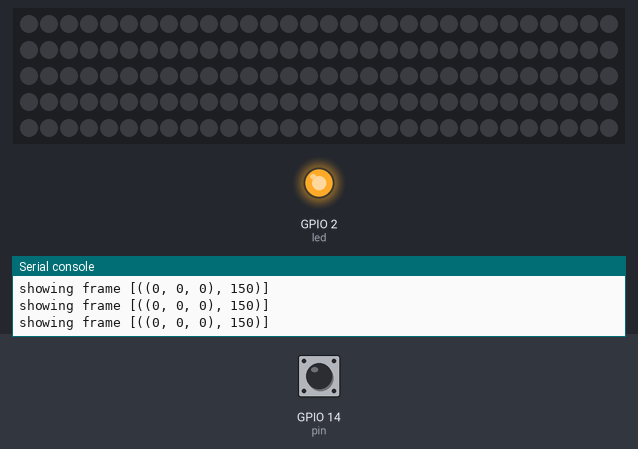
This program was run on a simulated ESP8266 board running MicroPython. On the bench: 150 RGB LEDs in strip order, left to right, continuing on the next row, output pins drawn as LEDs (lit = HIGH, except the on-board LED, lit = LOW), the last lines printed to the serial console. Dashed ring = blinking. Inputs (shaded band) come from the test bench; at power-on: GPIO 14 (pin) HIGH. Dim RGB values are drawn brighter than linear; WiFi joins after 1.5 s; web requests get an empty 200 reply after 0.4 s; threads take turns every 2 ms; the clock reads 2024-03-15 10:24:30 at power-on unless the program sets it.

Above: at 6.4 s.
6.5 s: GPIO 14 (pin) pulled LOW for 0.15 s
At 7.64 s:
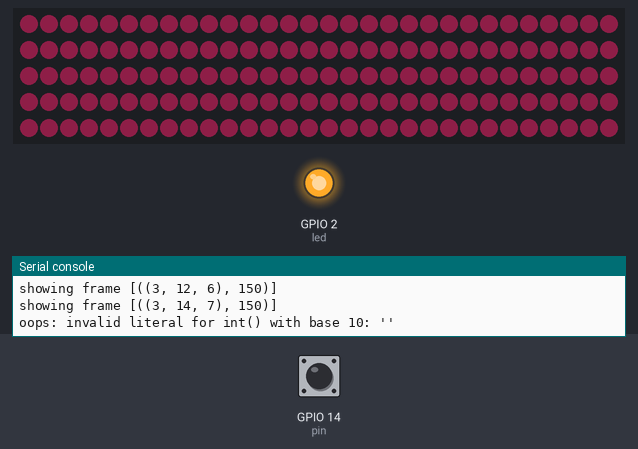
10.2 s: GPIO 14 (pin) pulled LOW for 3.2 s
At 13.35 s:
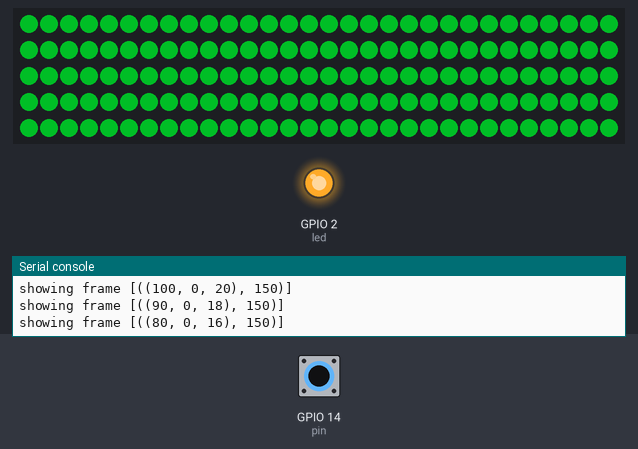
14.0 s: GPIO 14 (pin) pulled LOW for 1 s
At 14.47 s:
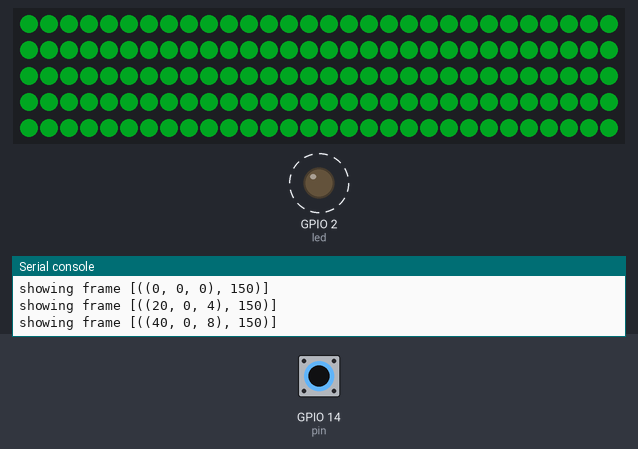
15.6 s: GPIO 14 (pin) pulled LOW for 0.15 s
At 17.1 s:
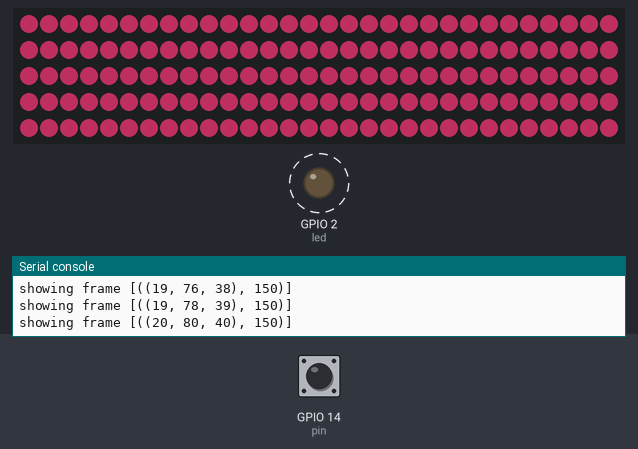
Timing chart, 0 to 17.3 s (numbered marks = the images above; inputs shaded):
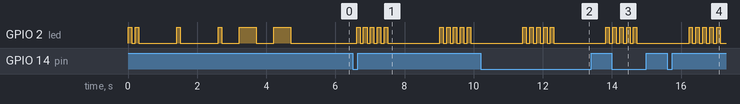

Measured:
- after the input at 6.5 s, the LEDs: first change after 0.42 s (image 1 shows a later state)
- after the input at 10.2 s, the LEDs: first differ from a run without the input after 2.3 s (image 2 shows a later state)

The program:

column.py
```python
import time

from common import Connector, Blinker, ButtonTracker, Scene, ScenePlayer

L = 150
SCENE_DARKNESS = Scene(loop=[[((0, 0, 0), L)]])  # just black


def make_loop_scene(base_color, pulse_depth, pulse_period, intro_size, outro_size):
    r, g, b = base_color

    def scale(a):
        return (int(r*a), int(g*a), int(b*a))

    return Scene(
        intro=[
            [(scale(float(x) / intro_size), L)]
            for x in range(0, intro_size)
        ], loop=[
            [(scale(float(x) / pulse_period), L)]
            for x in list(range(int(pulse_period * pulse_depth), pulse_period))
            + list(range(pulse_period, int(pulse_period * pulse_depth), -1))
        ], outro=[
            [(scale(float(x) / outro_size), L)]
            for x in range(outro_size, 0, -1)
        ],
    )  # in room 1 and 2


SCENE_BASE = make_loop_scene((25, 100, 50), 0.7, 50, 50, 10)
SCENE_DANGER = make_loop_scene((100, 0, 20), 0.5, 10, 5, 5)
SCENE_ALARM = make_loop_scene((200, 10, 0), 0.3, 5, 20, 10)


class State:
    def __init__(self):
        self.player = ScenePlayer(initial_scene=SCENE_DARKNESS, on_frame=self.on_frame)
        self.state = -1
        self.raise_time = None
        self.time_limit = 10  # seconds?
        self.exploded = False
        self.connector = None

    def on_frame(self):
        # check if timer is expired
        if not self.exploded and \
                self.raise_time is not None and \
                time.time() - self.raise_time > self.time_limit:
            self.exploded = True
            self.player.change_scene(SCENE_ALARM)
            if self.connector:
                self.connector.report_event(eid=15)

    def handle_column(self, is_raised):
        """
         is_raised is when column is raised to the top
            -- danger mode with countdown
        """
        if self.exploded:
            return  # already exploded, nothing to do
        if is_raised:
            self.raise_time = time.time()
            print('column is raised!')
            self.player.change_scene(SCENE_DANGER)
        else:
            self.raise_time = None
            print('colum is released')
            self.player.change_scene(SCENE_BASE)

    def change_state(self, to_state):
        if to_state != self.state:
            self.state = to_state

            if to_state == 0:  # initial
                self.player.change_scene(SCENE_DARKNESS)
                self.exploded = False
                self.raise_time = None
            elif to_state == 1:  # primary
                self.player.change_scene(SCENE_BASE)
            elif to_state == 2:  # scene high
                self.player.change_scene(SCENE_ALARM)  # forced fire

    def play(self):
        return self.player.play()


STATE = State()

if __name__ == '__main__':
    print('Beginning column')
    blink = Blinker()

    def on_state_callback(sid):
        print('Got new state %s' % sid)
        return STATE.change_state(sid)

    BTN_B = ButtonTracker(
        pin=14,
        # when column is raised pin is grounded -> it is on low
        on_high=lambda: STATE.handle_column(is_raised=False),
        on_low=lambda: STATE.handle_column(is_raised=True))

    connector = Connector(blink, on_state=on_state_callback)
    connector.begin()
    STATE.connector = connector

    while True:
        STATE.play()
```

common.py
```python
"""
two blips -- starts connecting
one blip -- while connting
five blips -- faild to connect and/or register

three blips -- exception on request
one blip -- successful request
"""

import machine
import time
import urequests
import ubinascii
import _thread
import network
import neopixel as nx


# unique id is 4 bytes, get nicer repr
DID = ubinascii.hexlify(machine.unique_id()).decode('utf-8')

DID_ENTRY = '807d3ab7dae8'

# FIXME: write a connector!
# FIXME: read those from drive?
HOST = '192.168.0.2'
PORT = 5000
SSID = 'wood_wonders'
PWD = 'askthechildren'


class Connector():
    def __init__(self, blink, on_state=None):
        self.wlan = network.WLAN(network.STA_IF)
        self.blink = blink
        self.on_state = on_state

    def begin(self):
        try:
            self.do_connect()
            self.register()
            self.blink.slow(2)
        except Exception:
            # failed to connect / register, play the dead loop
            self.blink.slow(5)

        _thread.start_new_thread(self.check_for_state, (1,))

    def do_connect(self):
        """
        will try to connect for at most 30 secs
        will raise Exceptionif not connected
        """
        self.wlan.active(True)
        if not self.wlan.isconnected():
            print('connecting to network...')
            self.blink.fast(2)
            self.wlan.connect(SSID, PWD)

            for _ in range(5):
                # 30 seconds to connect
                if not self.wlan.isconnected():
                    time.sleep(1)
                    self.blink.fast(1)
                else:
                    print('connected!')
                    break  # from for loop
            else:
                # did not break
                self.blink.fast(5)
                raise Exception('did not connect after 30 secs')

        print('network config:', self.wlan.ifconfig())

    def register(self):
        res = urequests.get('http://%s:%s/hello?did=%s' % (HOST, PORT, DID))
        role = res.text
        self.role = role
        print('received role %s' % self.role)

    def get_state(self):
        res = urequests.get('http://%s:%s/state?did=%s' % (HOST, PORT, DID))
        print(res.text)
        return int(res.text)

    def report_event(self, eid):
        res = urequests.post('http://%s:%s/event?did=%s&eid=%d' %
                             (HOST, PORT, DID, eid))
        print(res.text)

    def check_for_state(self, delay):
        '''
        threadfunc

        '''
        # FIXME: get callback as parameter
        print('check for state thread started')

        while True:
            time.sleep(delay)  # check for state each second
            try:
                new_state_code = self.get_state()
                if self.on_state:
                    if self.on_state(new_state_code):
                        self.blink.fast(2)
                    else:
                        self.blink.fast(1)
            except Exception as e:
                self.blink.fast(5)
                print('oops: %s' % e)


class State:
    # FIXME: implement
    def __init__(self):
        self.loop = None
        self._last_state = None

    def change_state(self, to_state):
        """
           :returns: if there was change, for debug purposes
        """
        # FIXME: change properly
        if self._last_state == to_state:
            return

        self._last_state = to_state
        return True

    def on_internal_problem(self):
        # FIXME: good only for dev
        self.loop = None


class ButtonTracker:
    """
       tracker for buttons
       button should be connected to given GPIO pin
       other end of button should connect to GROUND
       NB: when button is PRESSED connection is made and pin is LOW
           when button is RELEASED connection is lost and pin is pulled to HIGH
    """

    def __init__(self, pin, on_low=None, on_high=None):
        self.pin_nmb = pin
        self.button = machine.Pin(pin, machine.Pin.IN, machine.Pin.PULL_UP)
        self.button.irq(
            trigger=machine.Pin.IRQ_RISING | machine.Pin.IRQ_FALLING,
            handler=self.interrupt)
        self._on_low = on_low
        self._on_high = on_high
        self.last = None

    def interrupt(self, _):
        value = self.button.value()

        if self.last == value:
            return  # debounce

        self.last = value

        try:
            if self.last:
                self.on_high()
            else:
                self.on_low()
        except Exception as e:
            print('oops: %s' % e)

    def on_high(self):
        # TODO: imlement
        print('Pin %s is high' % self.pin_nmb)

        if self._on_high:
            self._on_high()

    def on_low(self):
        # TODO: imlement
        print('Pin %s is low' % self.pin_nmb)

        if self._on_low:
            self._on_low()


class Relay:
    """
        Controller for basic arduino releay
        Relay is switched on when pin value is 0
        Relay is switched off when pin is set to 1
    """

    def __init__(self, pin, initial=True):
        self.pin = machine.Pin(pin, machine.Pin.OUT, machine.Pin.PULL_DOWN)

        if initial:
            self.on()
        else:
            self.off()

    def on(self):
        self.pin.value(0)

    def off(self):
        self.pin.value(1)


class Blinker:
    """
       blinks built-in led
    """
    def __init__(self):
        led = machine.Pin(2, machine.Pin.OUT)

        self.led = led

    def _blink(self, sleep_s, number_times):
        for _ in range(number_times):
            self.led.value(1)
            time.sleep(sleep_s)
            self.led.value(0)
            time.sleep(sleep_s)

    def fast(self, times=1):
        self._blink(0.1, times)

    def slow(self, times=1):
        self._blink(0.5, times)


class Scene:
    """
    intro, outro and loop are sequences of frames
    frame is sequence of tuples (color, length) where color is rgb
    """
    def __init__(self, intro=[], loop=[], outro=[]):
        self.intro = intro
        self.outro = outro
        self.loop = loop


if DID == DID_ENTRY:
    # FIXME: oh hell
    strip_pin = 2
else:
    # strip control gpio
    strip_pin = 4


class ScenePlayer:
    def __init__(self, initial_scene, on_frame=None):
        self.state = -1
        self.scene = initial_scene
        self.to_scene = None
        self.period = 0.1
        self.max_pixels = 150  # max pixels
        self.np = nx.NeoPixel(machine.Pin(strip_pin), self.max_pixels)
        self.on_frame = on_frame

    def change_scene(self, to_scene):
        self.to_scene = to_scene

    def play_one(self, sequence, escapable=True):
        for frame in sequence:
            time.sleep(self.period)
            self.show_frame(frame)
            if self.to_scene and escapable:
                return  # return after one frame when need to switch
        else:
            time.sleep(self.period)

    def show_frame(self, frame):
        # frame is sequence of (color, length)
        n = 0
        print('showing frame %s' % (frame,))
        for (color, length) in frame:
            r, g, b = color
            # cap the colors just in case
            cw = min(g, 150), min(r, 150), min(b, 150)

            for i in range(length):
                self.np[n] = cw
                n += 1
        self.np.write()

        if self.on_frame:
            self.on_frame()

    def play(self):
        if self.to_scene:
            print('switching scene')
            self.play_one(self.scene.outro, escapable=False)
            self.play_one(self.to_scene.intro, escapable=False)
            self.scene = self.to_scene
            self.to_scene = None
        else:
            self.play_one(self.scene.loop)

# STATE = State()

#  # D1 is GPIO 5 on esp8266
#  BTN_A = ButtonTracker(
#     pin=13,
#     on_high=lambda: blink.slow(1),
#     on_low=lambda: blink.fast(1))

#  # D2 is GPIO 4 on esp8266
#  BTN_B = ButtonTracker(
#     pin=4,
#     on_high=lambda: blink.slow(2),
#     on_low=lambda: blink.fast(2))


if __name__ == '__main__':
    print('Beginning debug for connection')
    blink = Blinker()

    def on_state_callback(sid):
        print('Got new state %s' % sid)
    connector = Connector(blink, on_state=on_state_callback)
    connector.begin()

    print('Now main in sleeping')

    while True:
        time.sleep(1)  # busyloop
```
